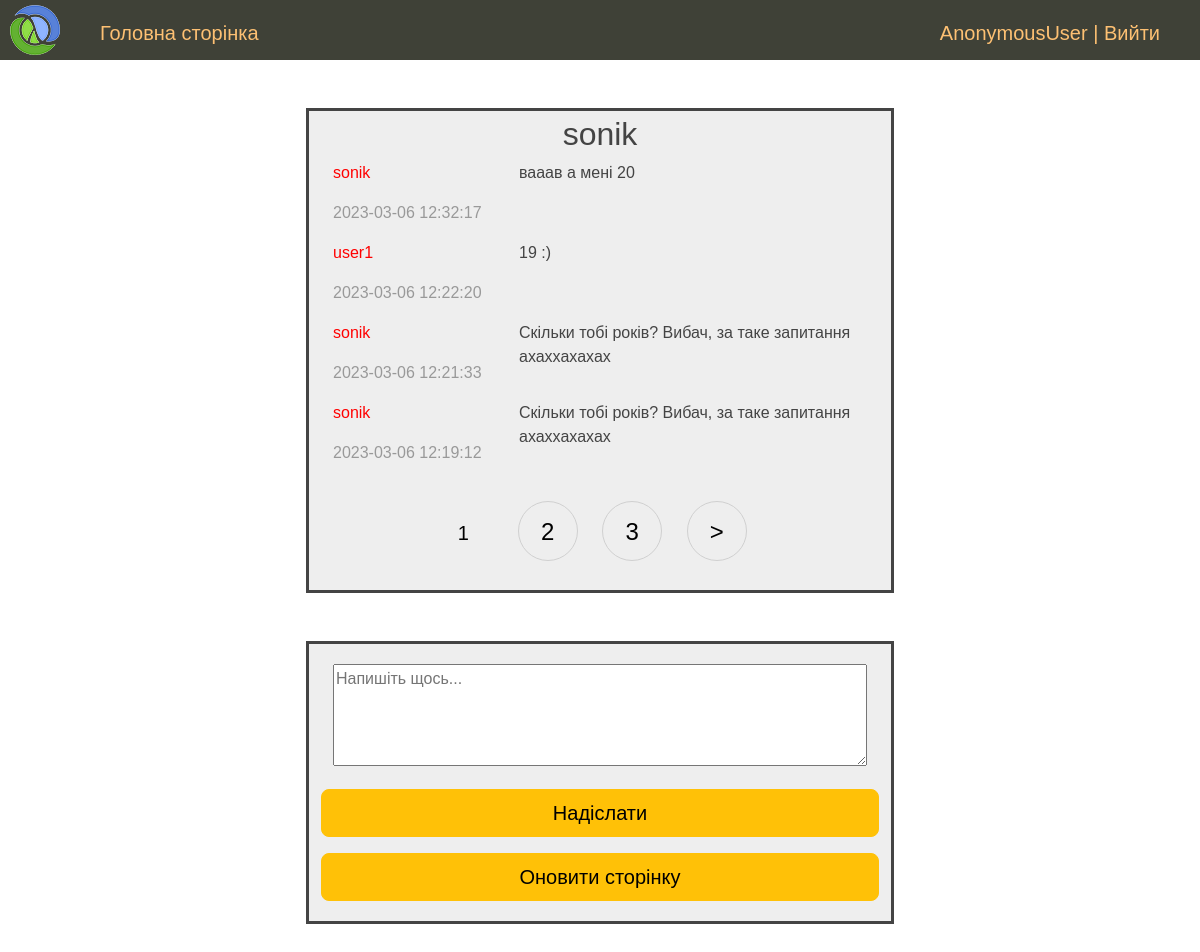
Page /chat/14 on the committed database.
### women/models.py (models this page shows, shortened)
class Chat(models.Model):
    user_1 = models.CharField(max_length=100, db_index=True)
    user_2 = models.CharField(max_length=100, db_index=True)
    content = models.TextField(blank=True)
    time_create = models.DateTimeField(auto_now_add=True)
    time_update = models.DateTimeField(auto_now=True)
    class Meta:
        ordering = ['-time_update']

### women/views.py (the view, shortened to what this page needs)
# urls.py: path('chat/', chat_rooms, name='chat_rooms'),
def chat(request, pk):
    room = Chat.objects.get(pk=pk)
    main_user = str(request.user)
    content = room.content
    content = content.split("&&&")
    content.remove('')
    content = [content[i:i+3] for i in range(0, len(content), 3)]
    print(content, type(content))
    content_paginator = Paginator(content[::-1], 4)
    page_number = request.GET.get('page')
    page_obj = content_paginator.get_page(page_number)
    return render(request, 'women/chat.html', locals())

### women/templates/women/chat.html (shortened to what this page needs)
{% load static %}
<!DOCTYPE html>
<html lang="en">
<head>
    <link href="https://cdn.jsdelivr.net/npm/bootstrap@5.3.0-alpha1/dist/css/bootstrap.min.css" rel="stylesheet">
    <link type="text/css" href="{% static 'women/css/styles.css' %}" rel="stylesheet" />
</head>
<body>
<div class="header">
    <ul id="mainmenu" class="mainmenu">
        <li class="logo"><a href="/"><div class="logo"></div></a></li>
        <li><a href="/">Головна сторінка</a></li>
        <li class="last">{{user}} | <a href="/logout">Вийти</a></li>
    </ul>
</div>
    <div class="row">
        <div class="col-3"></div>
            <div class="col-6">
                <div class="px-4 py-1 my-5" style="border-style:solid; background-color: #eee;">
                    {% if main_user == room.user_1 %}
                        <h2 class="text-center">{{ room.user_2 }}</h2>
                    {% else %}
                        <h2 class="text-center">{{ room.user_1 }}</h2>
                    {% endif %}
                    {% for message in page_obj %}
                        <div class="row">
                        <div class="col-4">
                            {% if message.1 == main_user %}
                                <p style="color: blue">{{ message.1 }}</p>
                            {% else %}
                                <p style="color: red">{{ message.1 }}</p>
                            {% endif %}
                            <p style="color: #999">{{ message.2 }}</p>
                        </div>
                        <div class="col-8"><p>{{ message.0 }}</p></div>
                        </div>
                    {% endfor %}
                    {% if page_obj.has_other_pages %}
			            <nav class="list-pages">
                            <ul>
                                {% for p in content_paginator.page_range %}
                                    {% if page_obj.number == p %}
                                        <li class="page-num2 page-num-selected">{{ p }}</li>
                                    {% elif p >= page_obj.number|add:-2 and p <= page_obj.number|add:2 %}
                                        <li class="page-num2">
                                            <a href="?page={{ p }}">{{ p }}</a>
                                        </li>
                                    {% endif %}
                                {% endfor %}
                                {% if page_obj.has_next %}
                                    <li class="page-num2">
                                        <a href="?page={{ page_obj.next_page_number }}">></a>
                                    </li>
                                {% endif %}
                            </ul>
                        </nav>
                    {% endif %}
                </div>
                <div class="px-4 py-1 my-5" style="border-style:solid; background-color: #eee;">
                    <form method="post" action="/chat/{{ room.pk }}">{% csrf_token %}
                        <div class="row">
                            <div class="col-12">
                                <textarea name="message" rows="4" placeholder="Напишіть щось..." style="width: 100%"></textarea>
                            </div>
                        <button class="btn btn-warning btn-lg px-4 gap-3">Надіслати</button>
                        <button class="btn btn-warning btn-lg px-4 gap-3"><a href="/chat/{{ room.pk }}" style="color:black">Оновити сторінку</a></button>
                    </form>
                </div>
            </div>
    </div>
</body>
</html>

### women/static/women/css/styles.css (style rules this page uses)
html, body { font-family: 'Arial'; margin: 0; padding: 0; height: 100%; width: 100%; color: #444; }
a { color: #0059b2; text-decoration: none; }
.header { background: #3F4137; height: 60px; }
.logo { background: url('../images/logo.png') no-repeat 10px 5px; width: 70px; height: 60px; }
ul.mainmenu { list-style: none; margin: 0; padding: 0; height: 60px; color: #fdc073; font-size: 20px; overflow: hidden; }
ul.mainmenu li { float: left; margin: 18px 40px 0 30px; }
ul.mainmenu li.logo { margin: 0; }
ul.mainmenu li.last { float: right; }
ul.mainmenu li a { color: #fdc073; text-decoration: none; }
.list-pages { text-align: center; margin: 0 0 20px 0; }
.list-pages ul { margin: 20px 0 0 0; padding: 0; list-style: none; }
.list-pages ul li { display: inline-block; margin: 0 20px 0 0; }
.list-pages a { color: #000; font-size: 24px; text-decoration: none; }
.list-pages .page-num, .page-num-selected { display: inline-block; width: 60px; height: 44px; padding: 16px 0 0 0; border: 1px solid #d0d0d0; border-radius: 30px; }
.page-num2 { display: inline-block; width: 60px; height: 60px; padding: 12px 0 0 0; border: 1px solid #d0d0d0; border-radius: 30px; }
.list-pages .page-num-selected { border: none; color: #000; font-size: 20px; }

### rows in the picture
Chat: user_1 "sonik", time_update "2023-03-06 12:32:17", message "вааав а мені 20", user_2 "user1", message "2023-03-06 12:22:20", message "19 :)", message "2023-03-06 12:21:33", message "Скільки тобі років? Вибач, за таке запитання ахаххахахах", message "2023-03-06 12:19:12"

### other values in the picture
{{ user }} "AnonymousUser"
{{ p }} "1"
{{ p }} "2" "3"
